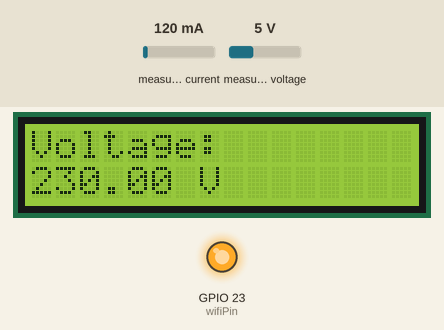
Bench run of a sketch on a simulated ESP32. Shown: 16×2 character LCD, output pins drawn as LEDs (lit = HIGH). The inputs (shaded band) are chosen by the test bench; at power-on: measured current 120 mA, measured voltage 5 V. WiFi joins after 1.5 s; servers stay silent unless stated; uploads are accepted with an empty reply; what the sketch prints to the serial monitor is not drawn.

Above: at 6.3 s.
6.4 s: measured current set to 40 mA
At 7.3 s:
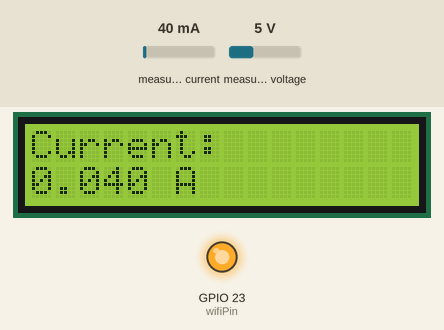
9.4 s: measured voltage set to 0.3 V
At 12.2 s:
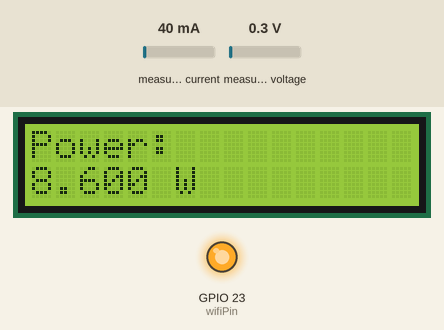
12.3 s: measured voltage set to 3.8 V
At 15.0 s:
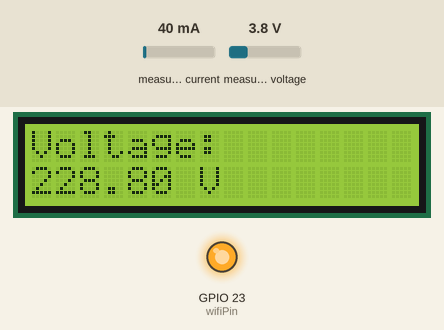
15.3 s: measured current set to 500 mA
At 17.4 s:
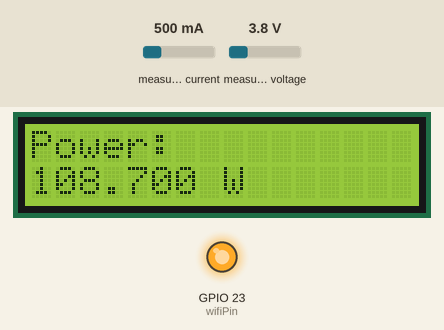
Timing chart, 0 to 18.9 s (numbered marks = the images above; inputs shaded):
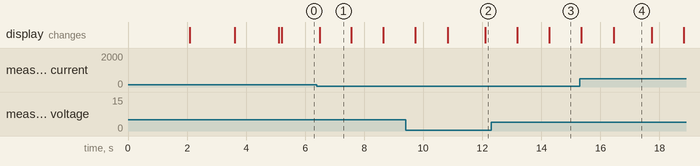

The sketch:

ssrl_smart_meter_new.ino
```cpp
#include <Wire.h>
#include <WiFi.h>
#include <ArduinoJson.h>
#include <PZEM004Tv30.h>
#include <LiquidCrystal_I2C.h>
#include <HTTPClient.h>

// ================= PIN DEFINITIONS =================
#define PZEM_RX_PIN 16
#define PZEM_TX_PIN 17
#define wifiPin 23

// ================= WIFI CREDENTIALS ================
const char* ssid = "ssid";
const char* password = "password";

// ================= SERVER DETAILS ==================
const char* serverBase = "https://***************************";
const char* device_id  = "001";

// ================= OBJECTS =========================
PZEM004Tv30 pzem(Serial2, PZEM_RX_PIN, PZEM_TX_PIN);
LiquidCrystal_I2C lcd(0x27, 16, 2);

// ================= TIMING ==========================
unsigned long lastSendTime = 0;
const unsigned long sendInterval = 5000; // 5 seconds
int lcdPage = 0;

// ================= SETUP ===========================
void setup() {
  Serial.begin(115200);
  Serial2.begin(9600, SERIAL_8N1, PZEM_RX_PIN, PZEM_TX_PIN);

  Wire.begin(21, 22);
  lcd.init();
  lcd.backlight();

  lcd.setCursor(0, 0);
  lcd.print("Smart Meter");
  delay(2000);
  lcd.clear();
  pinMode(wifiPin, OUTPUT);
  digitalWrite(wifiPin, LOW);

  connectToWifi();
}

// ================= LOOP ============================
void loop() {
  float voltage = pzem.voltage();
  float current = pzem.current();
  float power   = pzem.power();
  float energy  = pzem.energy();

  // Check if PZEM is connected and reading properly
  if (isnan(voltage) && isnan(current) && isnan(power)) {
    lcd.clear();
    lcd.setCursor(0, 0);
    lcd.print("PZEM Not");
    lcd.setCursor(0, 1);
    lcd.print("Connected");
    Serial.println("PZEM-004T not responding!");
    delay(2000);
  } else {
    scrollLCD(voltage, current, power, energy);
  }

  if (millis() - lastSendTime >= sendInterval) {
    sendToServer(voltage, current, power, energy);
    lastSendTime = millis();
  }

  delay(1000);
}

// ================= WIFI CONNECTION =================
void connectToWifi() {
  lcd.print("WiFi Connecting");
  WiFi.begin(ssid, password);

  while (WiFi.status() != WL_CONNECTED) {
    delay(500);
    Serial.print(".");
  }

  lcd.clear();
  lcd.print("WiFi Connected");
  Serial.println("\nWiFi Connected!");
  Serial.print("IP Address: ");
  Serial.println(WiFi.localIP());
  delay(1500);
  lcd.clear();
  digitalWrite(wifiPin, HIGH);
}

// ================= LCD SCROLL ======================
void scrollLCD(float v, float i, float p, float e) {
  lcd.clear();

  switch (lcdPage) {
    case 0:
      lcd.setCursor(0, 0);
      lcd.print("Voltage:");
      lcd.setCursor(0, 1);
      lcd.print(v);
      lcd.print(" V");
      break;

    case 1:
      lcd.setCursor(0, 0);
      lcd.print("Current:");
      lcd.setCursor(0, 1);
      lcd.print(i, 3);
      lcd.print(" A");
      break;

    case 2:
      lcd.setCursor(0, 0);
      lcd.print("Power:");
      lcd.setCursor(0, 1);
      lcd.print(p, 3);
      lcd.print(" W");
      break;

    case 3:
      lcd.setCursor(0, 0);
      lcd.print("Energy:");
      lcd.setCursor(0, 1);
      lcd.print(e, 3);
      lcd.print(" KWh");
      break;
  }

  lcdPage = (lcdPage + 1) % 4;
}

// ================= SEND DATA TO FASTAPI ============
void sendToServer(float v, float i, float p, float e) {
  if (WiFi.status() != WL_CONNECTED) {
    Serial.println("WiFi not connected. Skipping send.");
    return;
  }

  // Properly check and handle NaN values
  if (isnan(v)) v = 0.00;
  if (isnan(i)) i = 0.00;
  if (isnan(p)) p = 0.00;
  if (isnan(e)) e = 0.000;

  HTTPClient http;

  String serverURL = String(serverBase) + device_id;

  http.begin(serverURL);
  http.addHeader("Content-Type", "application/json");

  StaticJsonDocument<256> doc;
  doc["voltage"] = v;
  doc["current"] = i;
  doc["power"]   = p;
  doc["energy"]  = e;

  String payload;
  serializeJson(doc, payload);

  // Print the actual JSON being sent
  Serial.println("\n========== SENDING DATA ==========");
  Serial.println("POST URL: " + serverURL);
  Serial.println("JSON Payload: " + payload);

  int httpResponseCode = http.POST(payload);

  Serial.print("HTTP Response Code: ");
  Serial.println(httpResponseCode);

  // Print server response
  if (httpResponseCode > 0) {
    String response = http.getString();
    Serial.println("Server Response: " + response);
  } else {
    Serial.print("Error on HTTP request: ");
    Serial.println(httpResponseCode);
  }

  Serial.println("==================================\n");

  http.end();
}
```

Measured:
- what the display in image 1 shows lasts 1.1 s, from 6.5 s to 7.6 s
- what the display in image 4 shows lasts 1.3 s, from 16.4 s to 17.7 s
